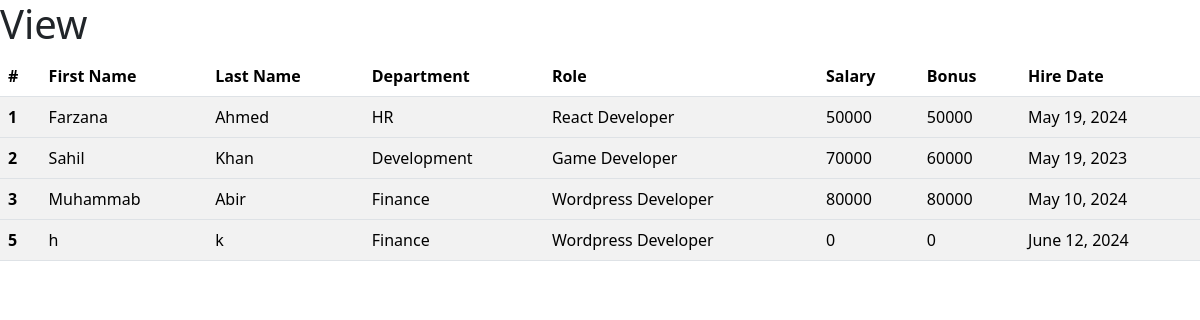
The app's page /all_emp with its own data.
### myapp/models.py (models this page shows)
class Employee(models.Model):
    first_name = models.CharField(max_length=30 , null=False)
    last_name = models.CharField(max_length=30)
    dept = models.ForeignKey(Department,on_delete=models.CASCADE)
    salary = models.IntegerField(default=0)
    bonus = models.IntegerField(default=0)
    role = models.ForeignKey(role,on_delete=models.CASCADE)
    phn = models.IntegerField(default=0)
    hire_date= models.DateField()
    def __str__(self):
        return "%s %s %s %s" %(self.first_name,self.last_name,self.dept,self.phn)

class Department(models.Model):
    name = models.CharField(max_length=50 , null=False)
    location = models.CharField(max_length=30)
    def __str__(self):
       return self.name

class role(models.Model):
    name = models.CharField(max_length=50 , null=False)
    def __str__(self):
       return self.name

### myapp/views.py (the view)
# urls.py: path("all_emp", views.view_emp, name="view_emp"),
def view_emp(request):
    emps = Employee.objects.all()
    context = {
        'emps': emps
    }
    print(context)
    return render(request,'view_emp.html', context)

### templates/view_emp.html (shortened to what this page needs)
<!DOCTYPE html>
<html lang="en">
<head>
    <link href="https://cdn.jsdelivr.net/npm/bootstrap@5.3.3/dist/css/bootstrap.min.css" rel="stylesheet">
</head>
<body>
    <h1>View</h1>
    <table class="table table-striped">
        <thead>
          <tr>
            <th scope="col">#</th>
            <th scope="col">First Name</th>
            <th scope="col">Last Name</th>
            <th scope="col">Department</th>
            <th scope="col">Role</th>
            <th scope="col">Salary</th>
            <th scope="col">Bonus</th>
            <th scope="col">Hire Date</th>
          </tr>
        </thead>
        {% for emp in emps %}
        <tbody>
          <tr>
            <th scope="row">{{emp.id}}</th>
            <td>{{emp.first_name}}</td>
            <td>{{emp.last_name}}</td>
            <td>{{emp.dept.name }}</td>
            <td>{{emp.role}}</td>
            <td>{{emp.salary}}</td>
            <td>{{emp.bonus}}</td>
            <td>{{emp.hire_date}}</td>
          </tr>
        </tbody>
        {% endfor %}
      </table>
</body>
</html>

### records on screen
Employee: id "1", first_name "Farzana", last_name "Ahmed", dept.name "HR", role "React Developer", salary "50000", bonus "50000", hire_date "May 19, 2024"
Employee: id "2", first_name "Sahil", last_name "Khan", dept.name "Development", role "Game Developer", salary "70000", bonus "60000", hire_date "May 19, 2023"
Employee: id "3", first_name "Muhammab", last_name "Abir", dept.name "Finance", role "Wordpress Developer", salary "80000", bonus "80000", hire_date "May 10, 2024"
Employee: id "5", first_name "h", last_name "k", dept.name "Finance", role "Wordpress Developer", salary "0", bonus "0", hire_date "June 12, 2024"
